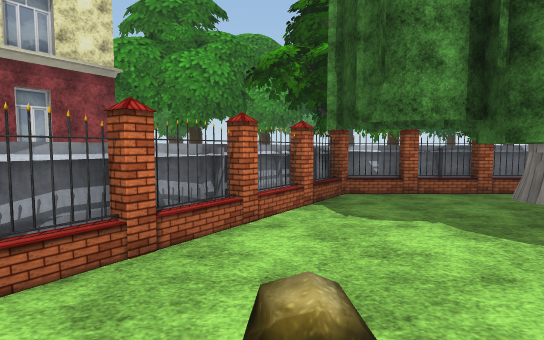
[1] (above)

24 first-person views from a walk through a 3-D level made in the Unity game engine. The camera is 1.5 m above the floor, tilts 4° down and sees 80° across. Doors are open. The floor is counted in squares, 2 m on a side. Each view is taken from the middle of a square. On the plan, view 1 faces up. The plan holds only what a view shows up to about 11 squares ahead; the rest is blank. The place goes on beyond the plan. The terrain is drawn as flat ground. The player is left out. Some animated figures are not drawn. Some surface patterns are stand-ins.

[2]
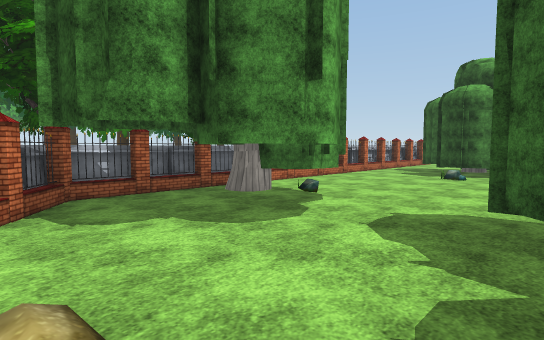

[3]
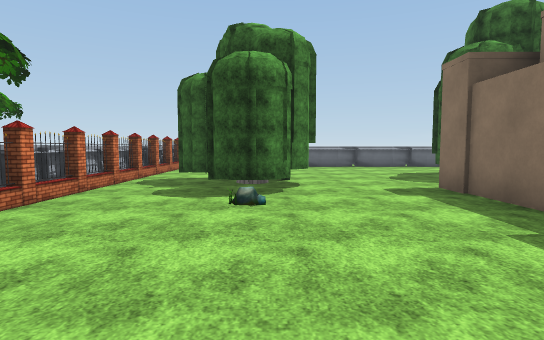

[4]
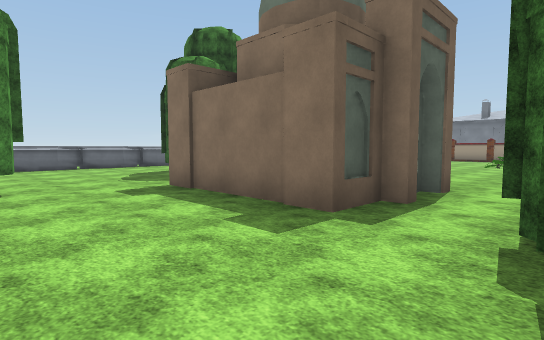

[5]
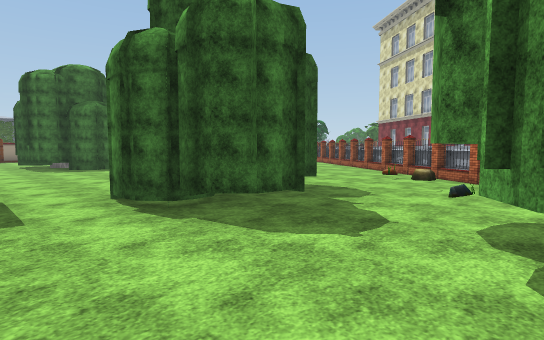

[6]
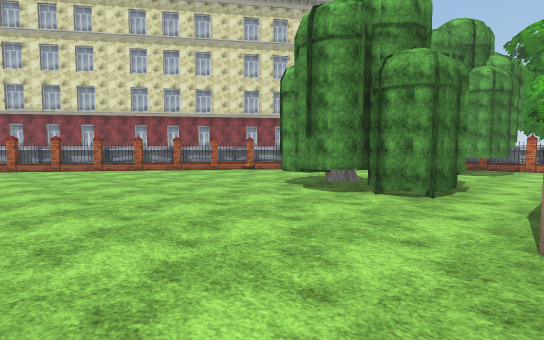

[7]
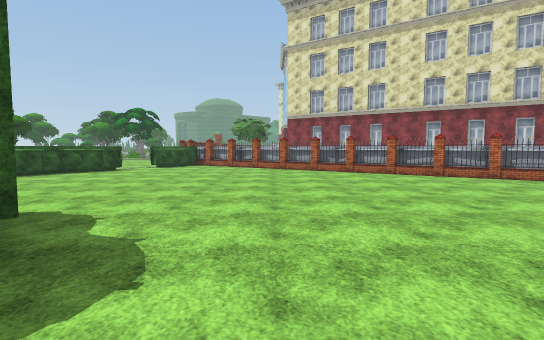

[8]
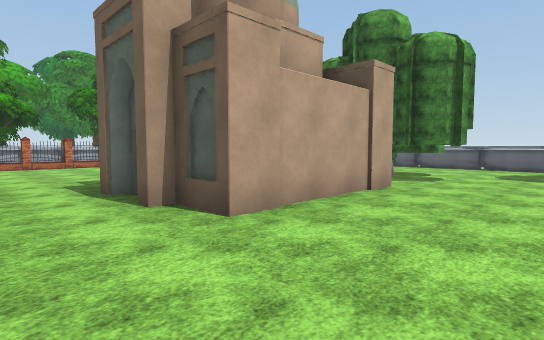

[9]
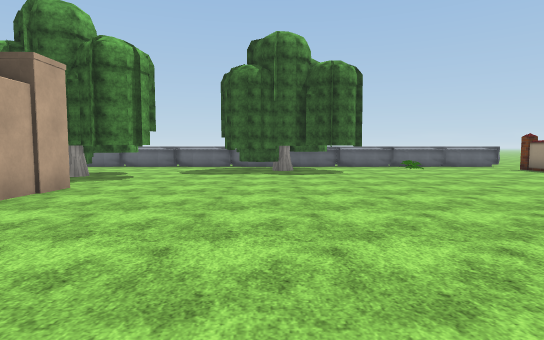

[10]
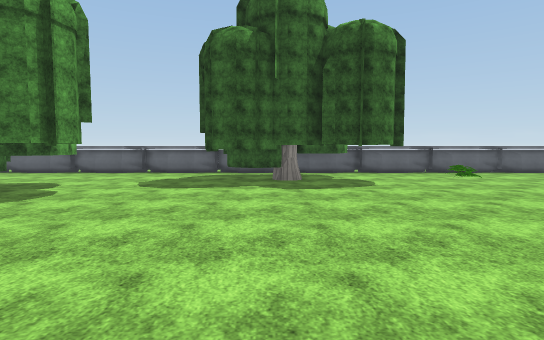

[11]
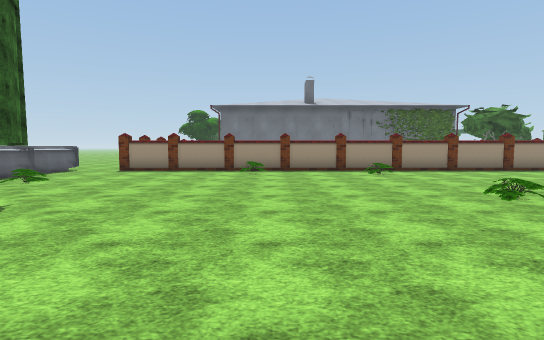

[12]
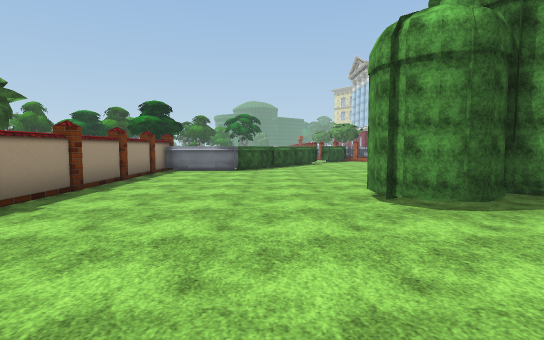

[13]
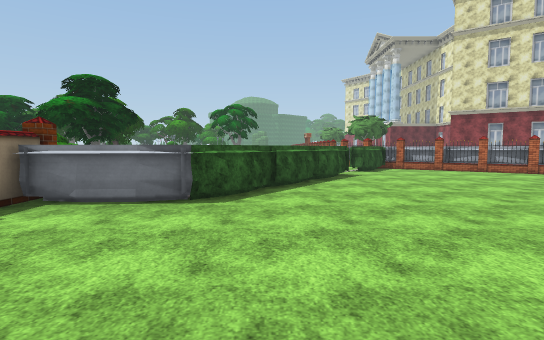

[14]
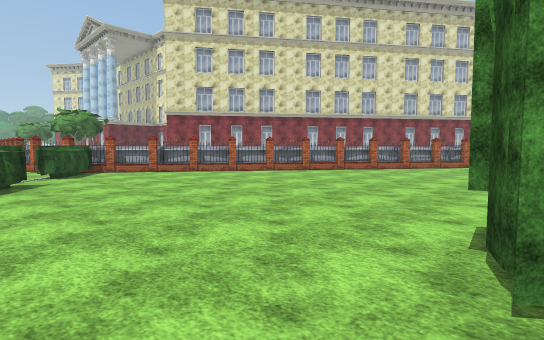

[15]
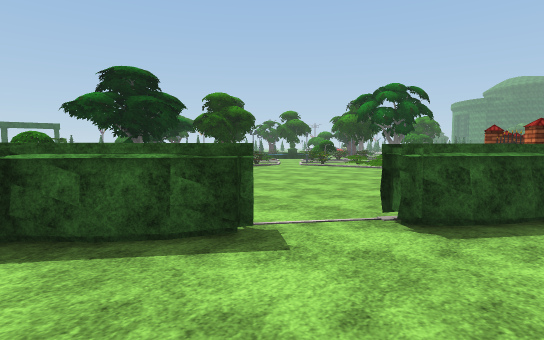

[16]
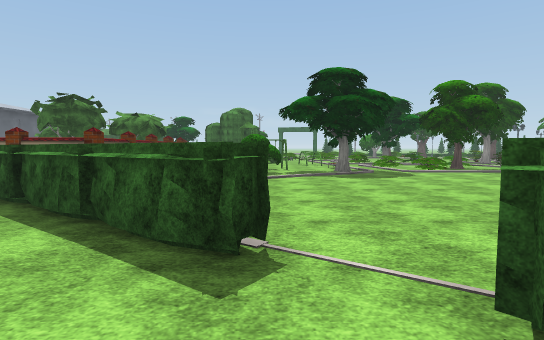

[17]
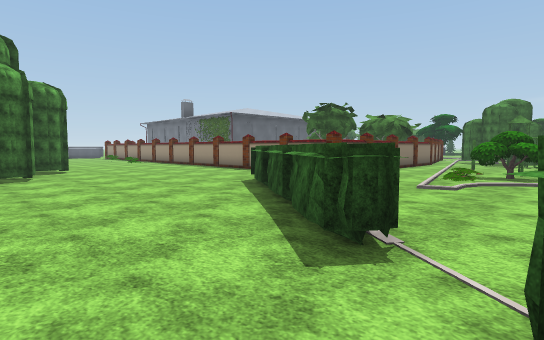

[18]
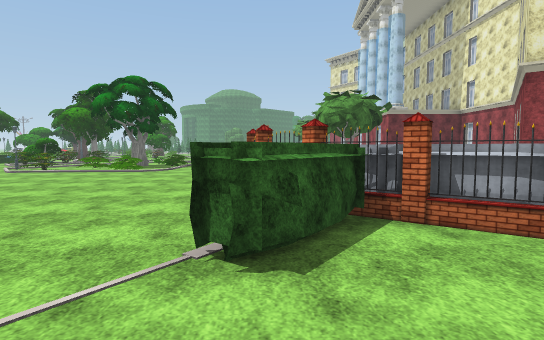

[19]
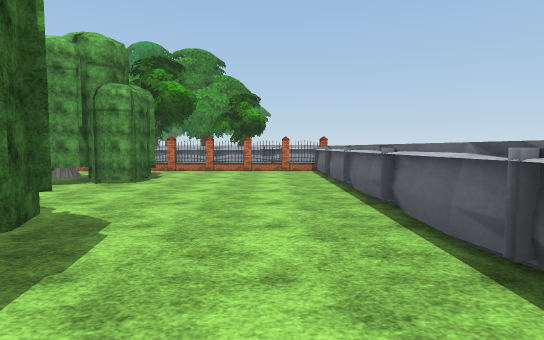

[20]
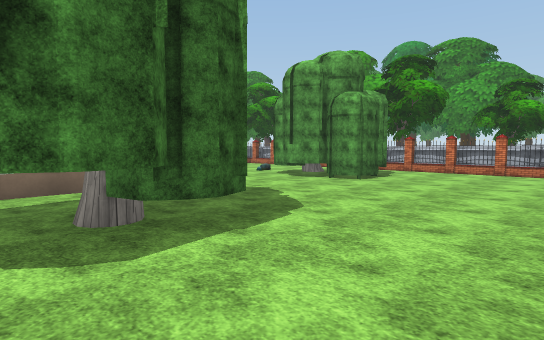

[21]
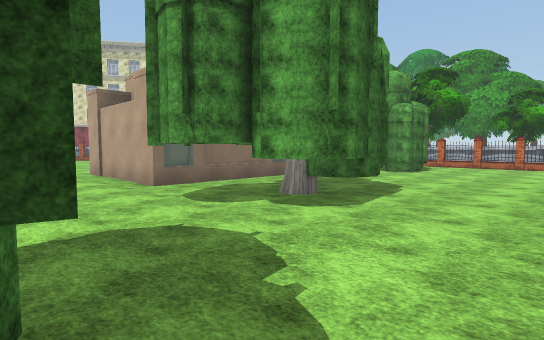

[22]
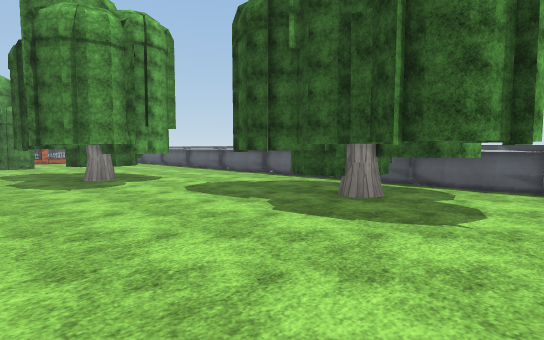

[23]
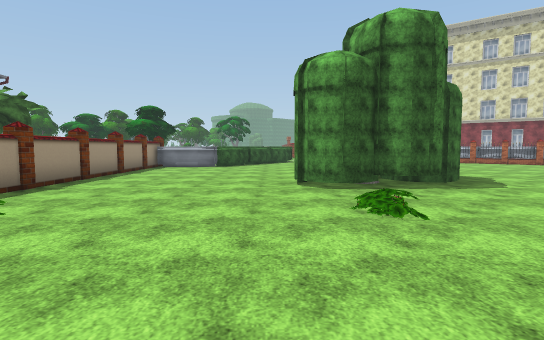

[24]
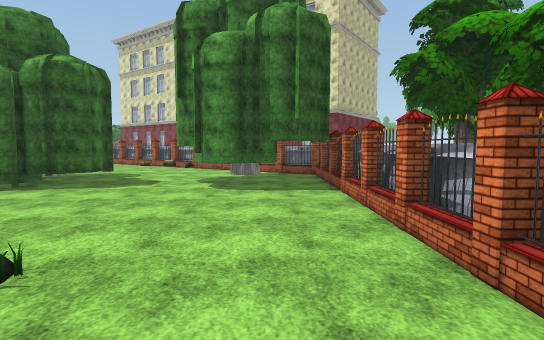

### Floor plan
Key: @ floor where view 1 was taken; # wall or solid block; x gap in a wall; . floor; / step, stairs or slope; = window, fence, low wall or low ledge; ^ raised ledge; T tree; F fence; B building; U bush; O other object.
Columns run from 17 left of view 1 to 17 right of it. Each row starts with its distance up from view 1.
  9                        T
  8                        T
  7
  6              #    ^^^^^^^^^^^^^^^^
  5              #   ^FFFFFFFFFFFFFFFF^
  4                 ^F...T......T.....^
  3                 ^F.TTT.....TTT....^
  2                ^F..T#.....TTTT....^
  1               ^F.=..........T.....^
  0               F..@..TT............^
 -1              ^F...TTTT..####......^
 -2             ^F.....TTT.##  #.T....^
 -3             F..........#   #TTT...^
 -4            ^F..........B   #TTTT..^
 -5           ^F...........#####TTT...^
 -6          ^F..................T....^
 -7          ^F.......................^
 -8         ^F....................TTT.^
 -9        ^F..........TT..........TTT^
-10        ^F.........TTTT.........TTT^
-11  OOO^OF.UU........TTTT........T#T.^
-12      .....UU........TT............^
-13   .........UU.....................^
-14  ...........UUU................./.^
-15  /..........  U...................^
-16  /........./. ^........./.........^
-17  /........./. ^^########=########.^
-18 //......../// #     ..          #x#
-19 //. ..../.TT/.       OO
-20 OO  ///TT.TT/.
-21    T  //T.#...
-22    TT      ..
-23            .#

Positions as (right, up) in squares from view 1, and headings:
1: (0, 0), facing up
2: (0, 0), facing up-right
3: (4, 2), facing right
4: (4, 2), facing down-right
5: (6, 3), facing down-left
6: (6, -7), facing up-left
7: (4, -7), facing left
8: (4, -8), facing up-right
9: (4, -9), facing right
10: (7, -9), facing right
11: (10, -7), facing down
12: (8, -14), facing left
13: (2, -14), facing left
14: (1, -13), facing up-left
15: (-5, -10), facing down-left
16: (-7, -10), facing down
17: (-8, -10), facing down-right
18: (-6, -11), facing left
19: (15, -5), facing up
20: (16, -5), facing up-left
21: (16, -8), facing up-left
22: (10, -12), facing up-right
23: (10, -13), facing left
24: (10, 4), facing left
